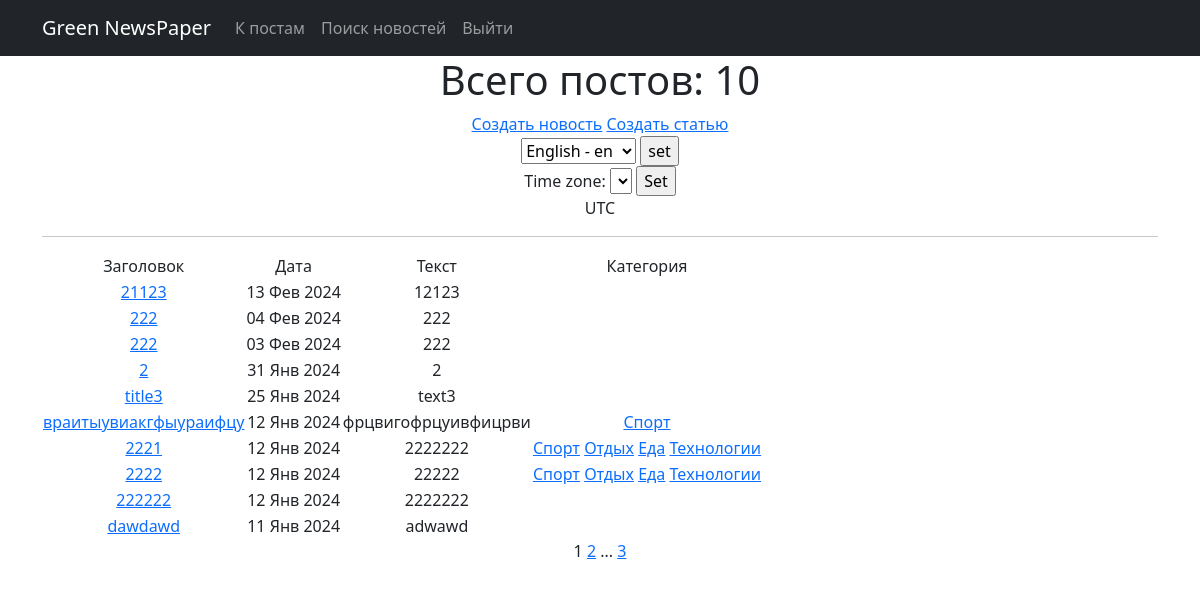
The app's page /posts/ (signed in) with its own data.
### news/models.py (models this page shows, shortened)
class Post(models.Model):
    article = 'AR'
    news = 'NE'
    POSITIONS = [
        (article, 'Статья'),
        (news, 'Новость')
    ]
    author = models.ForeignKey(Author, on_delete = models.CASCADE)
    title = models.CharField(max_length=255)
    text = models.TextField()
    type = models.CharField(max_length=250, choices = POSITIONS)
    time = models.DateTimeField(auto_now_add = True)
    category = models.ManyToManyField(Category, through = 'PostCategory')
    rating = models.IntegerField(default=0)

class Category(models.Model):
    category = models.CharField(max_length=100, unique=True, help_text=_('category name'))
    subscribers = models.ManyToManyField(User, null=True, blank=True, related_name='categories')
    def __str__(self):
        return self.category

### news/views.py (the view)
# urls.py: path('', PostsList.as_view(), name='post_list'), #cache_page(60)(PostsList.as_view())
class PostsList(LoginRequiredMixin, ListView):
    model = Post
    ordering = '-time'
    template_name = 'posts.html'
    context_object_name = 'posts'
    paginate_by = 10
    def get_queryset(self):
        queryset = super().get_queryset()
        self.filterset = PostFilter(self.request.GET, queryset)
        return self.filterset.qs
    def get_context_data(self, **kwargs):
        context = super().get_context_data(**kwargs)
        context['filter'] = PostFilter(
            self.request.GET, queryset=self.get_queryset())
        context['is_not_author'] = not self.request.user.groups.filter(
            name='authors').exists()
        return context

### news/templatetags/custom_filters.py (called while the page is built)
@register.filter()
def censor(value):
    text = str(value)
    for word in SWEAR_WORDS:
        text = text.replace(word[1:], "*" * (len(word)-1))
    return text

### news/templatetags/custom_tags.py (called while the page is built)
@register.simple_tag(takes_context=True)
def url_replace(context, **kwargs):
   d = context['request'].GET.copy()
   for k, v in kwargs.items():
       d[k] = v
   return d.urlencode()

### templates/posts.html (shortened to what this page needs)
{% extends 'flatpages/default.html' %}
{% load custom_filters %}
{% load custom_tags %}
{% load i18n %}
{% load tz %}
{% block content %}
   <h1>Всего постов: {{ posts|length }}</h1>
   <a href="news/create/">Создать новость</a>
   <a href="article/create/">Создать статью</a>
   <form action="{% url 'set_language' %}" method="POST"> {% csrf_token %}
    <select name="language" id="">
        {% get_available_languages as LANGUAGES %}
        {% get_language_info_list for LANGUAGES as languages %}
        {% for language in languages %}
            <option value="{{ language.code }}" {% if language.code == LANGUAGE_CODE %} selected {% endif %} >
                {{ language.name_local }} - {{ language.code }}
            </option>
        {% endfor %}
    </select>
    <input type="submit" value="set">
    </form>
    {% get_current_timezone as TIME_ZONE %}
    <form action="" method="POST">
        <label for="timezone">Time zone:</label>
        <select name="timezone">
        </select>
        <input type="submit" value="Set">
    </form>
    {{ TIME_ZONE }}
   <hr>
   {% if posts %}
       <table>
            <tr class="{% cycle 'blue' 'white' %}">
               <td>Заголовок</td>
               <td>Дата</td>
               <td>Текст</td>
               <td>Категория</td>
           </tr>
           {% for post in posts %}
           <tr class="{% cycle 'blue' 'white' %}">
               <td><a href="/posts/{{ post.id }}"> {{ post.title|censor }}</a></td>
               <td>{{ post.time|date:'d M Y' }}</td>
               <td>{{ post.text|censor|truncatewords:20 }}</td>
               <td>
                {% for category in post.category.all %}
                    <a href="{% url 'category_list' category.id %}">{{ category }}</a>
                {% endfor %}
                </td>
           </tr>
           {% endfor %}
       </table>
   {% else %}
       <h2>Постов нет!</h2>
   {% endif %}
{{ page_obj.number }}
{% if page_obj.has_next %}
   <a href="?{% url_replace page=page_obj.next_page_number %}">{{ page_obj.next_page_number }}</a>
   {% if paginator.num_pages != page_obj.next_page_number %}
       ...
       <a href="?{% url_replace page=page_obj.paginator.num_pages %}">{{ page_obj.paginator.num_pages }}</a>
   {% endif %}
{% endif %}
{% endblock content %}

### records on screen
Post: title|censor "21123", time "13 Фев 2024", text|censor "12123"
Post: title|censor "222", time "04 Фев 2024", text|censor "222"
Post: title|censor "222", time "03 Фев 2024", text|censor "222"
Post: title|censor "2", time "31 Янв 2024", text|censor "2"
Post: title|censor "title3", time "25 Янв 2024", text|censor "text3"
Post: title|censor "враитыувиакгфыураифцу", time "12 Янв 2024", text|censor "фрцвигофрцуивфицрви"
Category: category "Спорт"
Post: title|censor "2221", time "12 Янв 2024", text|censor "2222222"
Category: category "Отдых"
Category: category "Еда"
Category: category "Технологии"
Post: title|censor "2222", time "12 Янв 2024", text|censor "22222"
Post: title|censor "222222", time "12 Янв 2024", text|censor "2222222"
Post: title|censor "dawdawd", time "11 Янв 2024", text|censor "adwawd"

### other values on screen
{{ posts|length }} "10"
{{ TIME_ZONE }} "UTC"
{{ page_obj.number }} "1"
{{ page_obj.next_page_number }} "2"
{{ page_obj.paginator.num_pages }} "3"
form field language "English - en"
